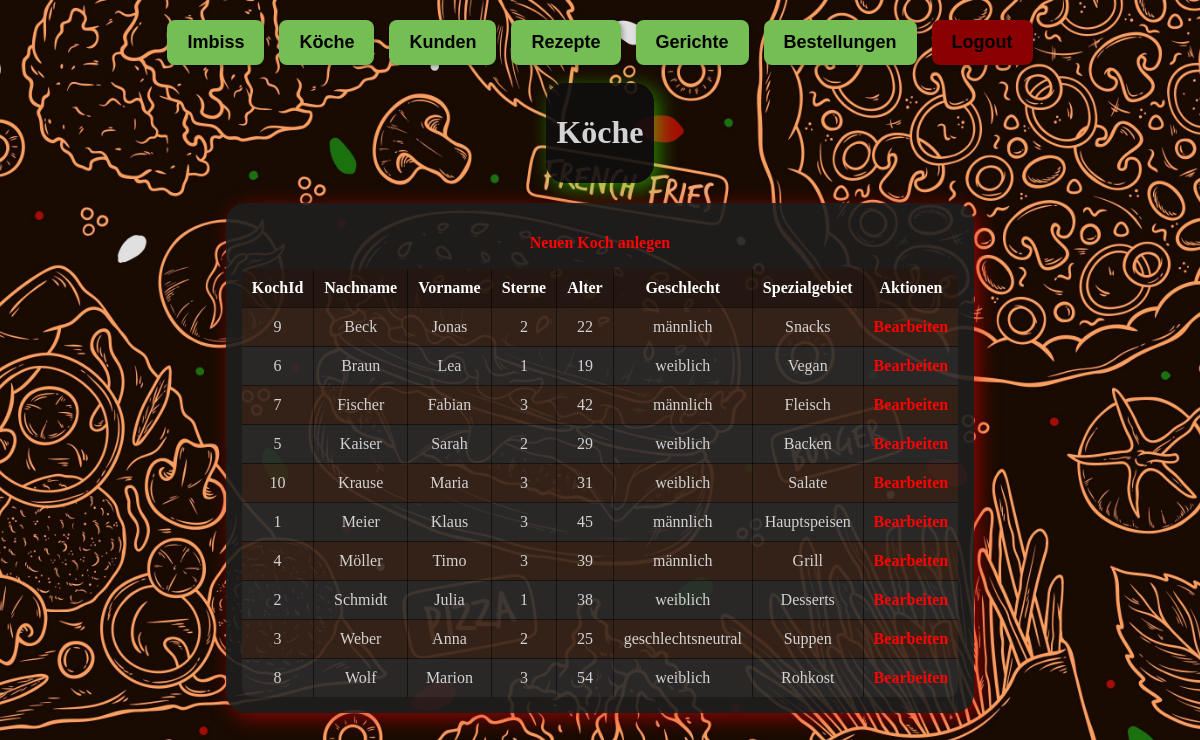
The app's page /koch/index.php with its own data.
### tables this page shows
CREATE TABLE IF NOT EXISTS koch (
    kochId INT AUTO_INCREMENT PRIMARY KEY,
    nachname VARCHAR(50) NOT NULL,
    vorname VARCHAR(50) NOT NULL,
    sterne ENUM('1', '2', '3') DEFAULT '1',
    age INT,
    geschlecht ENUM('männlich', 'weiblich', 'geschlechtsneutral') DEFAULT 'geschlechtsneutral',
    spezialgebiet VARCHAR(255)
);

### _classes/Database.php (called while the page is built, shortened)
<?php
class Database {
    private static $dbHost = 'localhost';
    private static $dbName = 'imbissverwaltung';
    private static $dbUser = 'root';
    private static $dbPass = '';
    private static $conn = null;
    public static function connect() {
        if (self::$conn === null) {
            try {
                $dsn = 'mysql:host=' . self::$dbHost . ';dbname=' . self::$dbName . ';charset=utf8mb4';
                self::$conn = new PDO($dsn, self::$dbUser, self::$dbPass);
                self::$conn->setAttribute(PDO::ATTR_ERRMODE, PDO::ERRMODE_EXCEPTION);
            } catch (PDOException $e) {
                echo "Fehler bei der DB-Verbindung: " . $e->getMessage();
                exit;
            }
        }
        return self::$conn;
    }
}

### _classes/Koch.php (called while the page is built, shortened)
<?php
require_once __DIR__ . '/Database.php';
class Koch {
    private $conn;
    public function __construct() {
        $this->conn = Database::connect();
        $this->conn->setAttribute(PDO::ATTR_ERRMODE, PDO::ERRMODE_EXCEPTION);
    }
    public function readAll() {
        $sql = "SELECT * FROM koch ORDER BY nachname, vorname";
        $stmt = $this->conn->query($sql);
        return $stmt->fetchAll(PDO::FETCH_ASSOC);
    }
}
?>

### koch/index.php (the view, shortened to what this page needs)
<?php
require_once __DIR__ . '/../_classes/Koch.php';
$kochObj = new Koch();
$alleKoeche = $kochObj->readAll();
?>
<!DOCTYPE html>
<html lang="de">
<head>
    <link rel="stylesheet" type="text/css" href="../_css/styles.css">
</head>
<body>
    <?php require_once __DIR__ . '/../_include/navigation.inc.php';?>
    <div class="container">
        <br>
        <div class="ueberschrift-container">
            <h1>Köche</h1>
        </div>
        <div class="tabellen-container">
            <p><a href="create.php">Neuen Koch anlegen</a></p>
            <table border="1">
                <thead>
                    <tr>
                        <th>KochId</th>
                        <th>Nachname</th>
                        <th>Vorname</th>
                        <th>Sterne</th>
                        <th>Alter</th>
                        <th>Geschlecht</th>
                        <th>Spezialgebiet</th>
                        <th>Aktionen</th>
                    </tr>
                </thead>
                <tbody>
                    <?php foreach ($alleKoeche as $koch): ?>
                        <tr>
                            <td><?php echo htmlspecialchars($koch['kochId']); ?></td>
                            <td><?php echo htmlspecialchars($koch['nachname']); ?></td>
                            <td><?php echo htmlspecialchars($koch['vorname']); ?></td>
                            <td><?php echo htmlspecialchars($koch['sterne']); ?></td>
                            <td><?php echo htmlspecialchars($koch['age']); ?></td>
                            <td><?php echo htmlspecialchars($koch['geschlecht']); ?></td>
                            <td><?php echo htmlspecialchars($koch['spezialgebiet']); ?></td>
                            <td>
                                <a href="edit.php?kochId=<?php echo $koch['kochId']; ?>">Bearbeiten</a>
                            </td>
                        </tr>
                    <?php endforeach; ?>
                </tbody>
            </table>
        </div>
    </div>
</body>
</html>

### _css/styles.css (style rules this page uses)
body { background: url('../_images/body-hintergrund.jpg') no-repeat center center fixed; background-size: cover; }
.container { display: flex; align-items: center; flex-direction: column; height: 100vh; }
.ueberschrift-container { background: rgba(15, 15, 15, 0.9); display: inline-block; padding: 10px; border-radius: 20px; box-shadow: 5px 5px 20px rgba(60, 255, 0, 0.5); color: #D3D3D3; text-align: center; }
.tabellen-container { background: rgba(31, 31, 31, 0.9); display: inline-block; padding: 15px; border-radius: 20px; box-shadow: 5px 5px 20px rgba(255, 0, 0, 0.5); margin: 20px auto; color: #D3D3D3; text-align: center; }
.tabellen-container table { width: 100%; border-collapse: collapse; border-radius: 10px; overflow: hidden; }
.tabellen-container th, .tabellen-container td { padding: 10px; border: 1px solid rgba(0, 0, 0, 0.5); text-align: center; }
.tabellen-container th { background: rgba(0, 0, 0, 0.3); color: #FFFFFF; font-weight: bold; }
.tabellen-container tr:nth-child(odd) { background: rgba(255, 94, 0, 0.1); }
.tabellen-container tr:nth-child(even) { background: rgba(255, 255, 255, 0.05); }
a { color: #ff0000; text-decoration: none; font-weight: bold; transition: color 0.3s ease, text-shadow 0.3s ease; }

### records on screen
koch: kochId "9", nachname "Beck", vorname "Jonas", sterne "2", age "22", geschlecht "männlich", spezialgebiet "Snacks"
koch: kochId "6", nachname "Braun", vorname "Lea", sterne "1", age "19", geschlecht "weiblich", spezialgebiet "Vegan"
koch: kochId "7", nachname "Fischer", vorname "Fabian", sterne "3", age "42", geschlecht "männlich", spezialgebiet "Fleisch"
koch: kochId "5", nachname "Kaiser", vorname "Sarah", sterne "2", age "29", geschlecht "weiblich", spezialgebiet "Backen"
koch: kochId "10", nachname "Krause", vorname "Maria", sterne "3", age "31", geschlecht "weiblich", spezialgebiet "Salate"
koch: kochId "1", nachname "Meier", vorname "Klaus", sterne "3", age "45", geschlecht "männlich", spezialgebiet "Hauptspeisen"
koch: kochId "4", nachname "Möller", vorname "Timo", sterne "3", age "39", geschlecht "männlich", spezialgebiet "Grill"
koch: kochId "2", nachname "Schmidt", vorname "Julia", sterne "1", age "38", geschlecht "weiblich", spezialgebiet "Desserts"
koch: kochId "3", nachname "Weber", vorname "Anna", sterne "2", age "25", geschlecht "geschlechtsneutral", spezialgebiet "Suppen"
koch: kochId "8", nachname "Wolf", vorname "Marion", sterne "3", age "54", geschlecht "weiblich", spezialgebiet "Rohkost"
